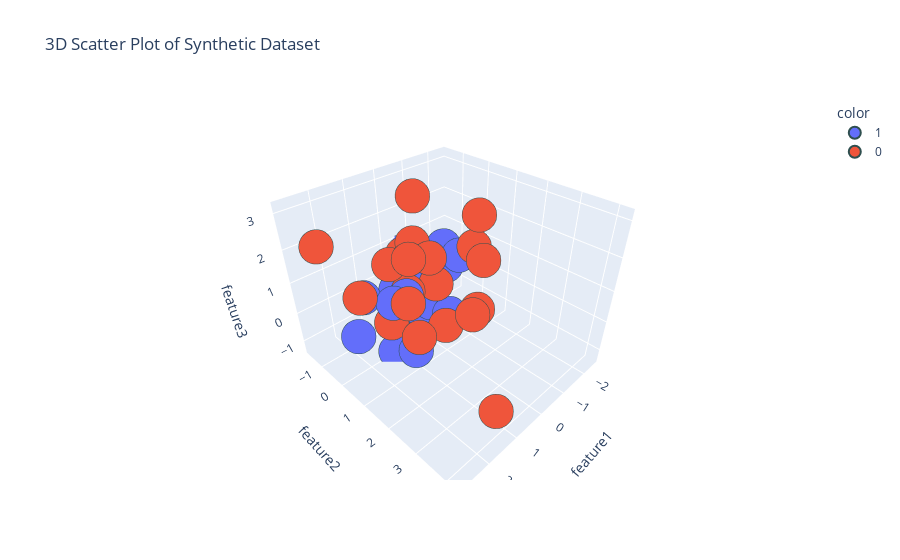

Notebook cell for this chart:
### Code cell
import plotly.express as px

fig = px.scatter_3d(
    df, 
    x="feature1", 
    y="feature2", 
    z="feature3",
    color=df["target"].astype(str),  # convert target to string for coloring
    title="3D Scatter Plot of Synthetic Dataset"
)

fig.update_traces(
    marker=dict(size=12,
                line=dict(width=2, color='DarkSlateGrey')),
    selector=dict(mode='markers')
)

fig.show()

### Figure 1 — Plotly figure (JSON) as saved in the notebook; plotly's stock layout.template omitted (floating-point values rounded to 4 significant figures)
{"data": [{"hovertemplate": "color=1<br>feature1=%{x}<br>feature2=%{y}<br>feature3=%{z}<extra></extra>", "legendgroup": "1", "marker": {"color": "#636efa", "line": {"color": "DarkSlateGrey", "width": 2}, "size": 12, "symbol": "circle"}, "mode": "markers", "name": "1", "scene": "scene", "showlegend": true, "type": "scatter3d", "x": [-0.3316, 0.2411, 1.415, 1.772, 0.4206, 0.3223, 1.045, 0.9486, -0.04544, -0.4208, 0.667, -1.01, 1.968, -0.3675, 0.1901, -0.02254, -1.838, -2.506, 1.267, -0.9926], "y": [-1.632, -0.9525, 0.4577, -0.3475, 0.4116, 0.06034, 0.5382, 0.7017, 1.041, -0.552, 0.02581, 0.4417, -0.5478, -1.137, 0.5121, 0.01342, -0.9388, 0.147, 0.1736, -0.1613], "z": [0.6191, -0.1363, 0.7289, 0.6701, -0.07132, -1.043, 0.8121, -1.051, -0.09403, -0.1211, -0.7776, 1.129, -0.6794, -1.322, 0.1315, 0.9359, -0.2018, 0.6062, -1.223, 1.192]}, {"hovertemplate": "color=0<br>feature1=%{x}<br>feature2=%{y}<br>feature3=%{z}<extra></extra>", "legendgroup": "0", "marker": {"color": "#EF553B", "line": {"color": "DarkSlateGrey", "width": 2}, "size": 12, "symbol": "circle"}, "mode": "markers", "name": "0", "scene": "scene", "showlegend": true, "type": "scatter3d", "x": [1.01, 1.677, 2.823, -0.7233, 1.438, 0.2046, 1.251, -1.39, 0.7489, -1.028, 1.425, 0.7319, 1.234, 0.1771, 0.3849, 0.2907, 0.8989, 2.011, 2.224, -0.7643], "y": [1.438, 4.188, -0.3329, 1.461, 1.1, -0.01154, 0.1864, 0.6667, 2.593, 1.131, 1.441, 0.5174, 0.05278, -0.5981, 1.324, 0.867, 0.436, 1.921, 0.2304, 1.567], "z": [2.328, -0.08056, 2.637, -0.08537, 1.065, 3.151, 1.704, 1.344, 1.171, 2.603, 0.1826, 2.245, -0.2616, 1.227, -0.1032, 0.9826, 0.821, 2.933, 1.192, 1.549]}], "layout": {"legend": {"title": {"text": "color"}, "tracegroupgap": 0}, "scene": {"domain": {"x": [0, 1], "y": [0, 1]}, "xaxis": {"title": {"text": "feature1"}}, "yaxis": {"title": {"text": "feature2"}}, "zaxis": {"title": {"text": "feature3"}}}, "title": {"text": "3D Scatter Plot of Synthetic Dataset"}}}
